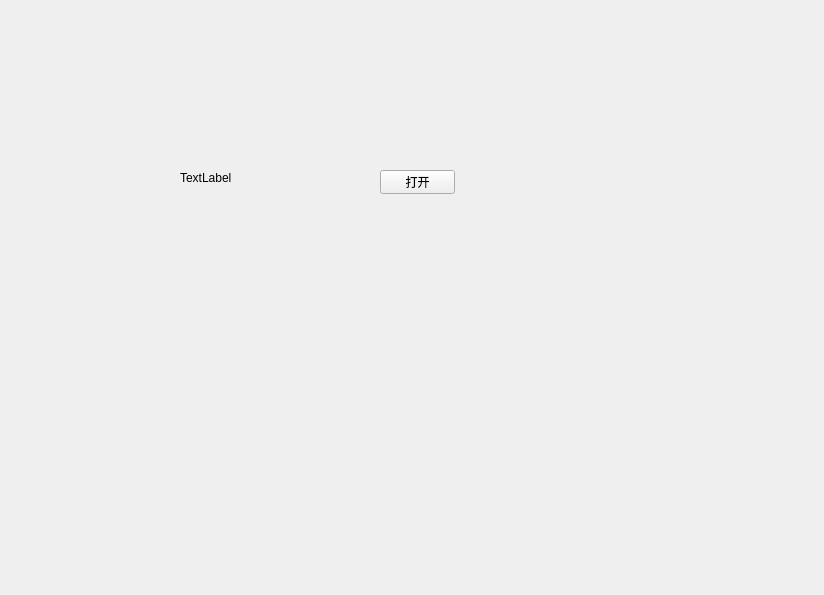
<?xml version="1.0" encoding="UTF-8"?>
<ui version="4.0">
 <class>MainWindow</class>
 <widget class="QWidget" name="MainWindow">
  <property name="geometry">
   <rect>
    <x>0</x>
    <y>0</y>
    <width>824</width>
    <height>595</height>
   </rect>
  </property>
  <property name="windowTitle">
   <string>MainWindow</string>
  </property>
  <widget class="QPushButton" name="btnSet">
   <property name="geometry">
    <rect>
     <x>380</x>
     <y>170</y>
     <width>75</width>
     <height>24</height>
    </rect>
   </property>
   <property name="text">
    <string>打开</string>
   </property>
  </widget>
  <widget class="QLabel" name="label_Num">
   <property name="geometry">
    <rect>
     <x>180</x>
     <y>170</y>
     <width>54</width>
     <height>16</height>
    </rect>
   </property>
   <property name="text">
    <string>TextLabel</string>
   </property>
  </widget>
 </widget>
 <resources/>
 <connections/>
</ui>
